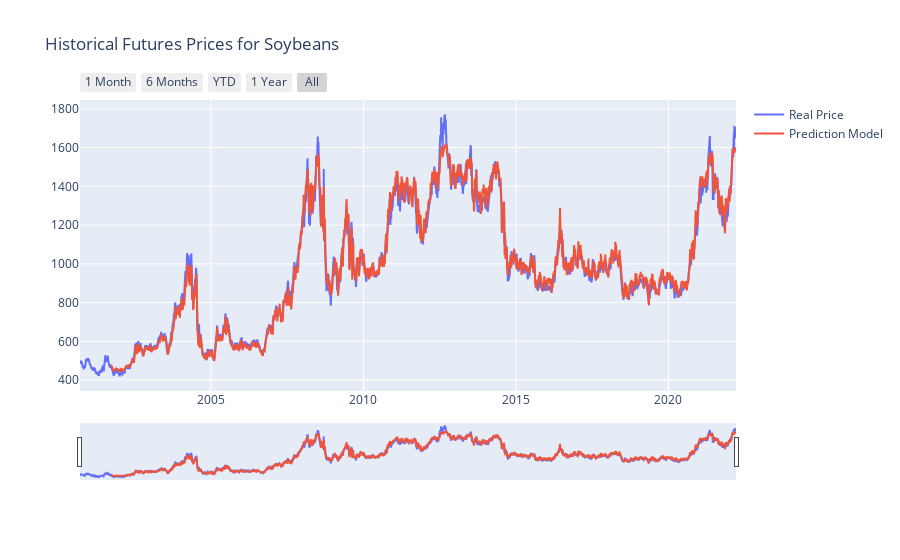

The cell this chart's notebook holds for it:
### Code cell
# Add range slider

fig.update_layout(
    xaxis=dict(
        rangeselector=dict(
            buttons=list([
                dict(count=1,
                     label="1 Month",
                     step="month",
                     stepmode="backward"),
                dict(count=6,
                     label="6 Months",
                     step="month",
                     stepmode="backward"),
                dict(count=1,
                     label="YTD",
                     step="year",
                     stepmode="todate"),
                dict(count=1,
                     label="1 Year",
                     step="year",
                     stepmode="backward"),
                dict(label="All",
                    step="all")
            ])
        ),
        rangeslider=dict(
            visible=True
        ),
        type="date"
    )
)

fig.show()

### Figure 1 — Plotly figure (JSON) as saved in the notebook; plotly's stock layout.template omitted (floating-point values rounded to 4 significant figures; data arrays with more than 128 entries replaced by an {"elided": "..."} marker saying what was removed)
{"data": [{"name": "Real Price", "type": "scatter", "x": {"elided": "5412 str values"}, "y": {"elided": "5412 float values"}}, {"name": "Prediction Model", "type": "scatter", "x": {"elided": "5182 str values"}, "y": {"elided": "5182 float values"}}], "layout": {"title": {"text": "Historical Futures Prices for Soybeans"}, "xaxis": {"rangeselector": {"buttons": [{"count": 1, "label": "1 Month", "step": "month", "stepmode": "backward"}, {"count": 6, "label": "6 Months", "step": "month", "stepmode": "backward"}, {"count": 1, "label": "YTD", "step": "year", "stepmode": "todate"}, {"count": 1, "label": "1 Year", "step": "year", "stepmode": "backward"}, {"label": "All", "step": "all"}]}, "rangeslider": {"visible": true}, "type": "date"}}}
